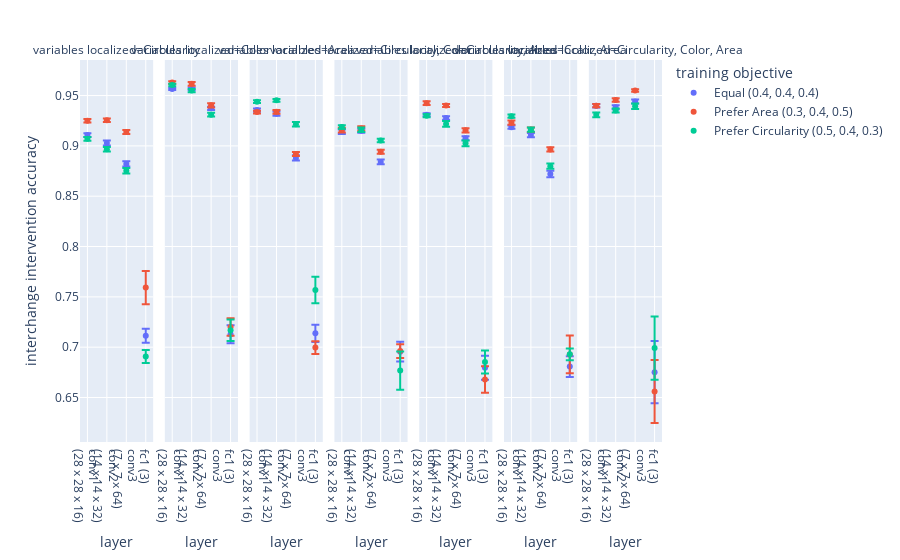

The notebook cell this image was saved under:
### Code cell
plot_df = df.groupby(['training objective', 'variables localized', 'layer'])['interchange intervention accuracy'].mean().reset_index()
plot_df['e'] = 1.96 * df.groupby(['training objective', 'variables localized', 'layer'])['interchange intervention accuracy'].sem().reset_index()['interchange intervention accuracy']

fig = px.scatter(plot_df, x='layer', y='interchange intervention accuracy', color='training objective', facet_col='variables localized', category_orders=category_orders, error_y='e')
fig.show()

### Figure 1 — Plotly figure (JSON) as saved in the notebook; plotly's stock layout.template omitted (floating-point values rounded to 4 significant figures)
{"data": [{"error_y": {"array": [0.001845, 0.002467, 0.002607, 0.006948]}, "hovertemplate": "training objective=Equal (0.4, 0.4, 0.4)<br>variables localized=Circularity<br>layer=%{x}<br>interchange intervention accuracy=%{y}<extra></extra>", "legendgroup": "Equal (0.4, 0.4, 0.4)", "marker": {"color": "#636efa", "symbol": "circle"}, "mode": "markers", "name": "Equal (0.4, 0.4, 0.4)", "orientation": "v", "showlegend": true, "type": "scatter", "x": ["conv1<br>(28 x 28 x 16)", "conv2<br>(14 x 14 x 32)", "conv3<br>(7 x 7 x 64)", "fc1 (3)"], "xaxis": "x", "y": [0.9107, 0.9028, 0.8821, 0.7113], "yaxis": "y"}, {"error_y": {"array": [0.001061, 0.001424, 0.001611, 0.008919]}, "hovertemplate": "training objective=Equal (0.4, 0.4, 0.4)<br>variables localized=Color<br>layer=%{x}<br>interchange intervention accuracy=%{y}<extra></extra>", "legendgroup": "Equal (0.4, 0.4, 0.4)", "marker": {"color": "#636efa", "symbol": "circle"}, "mode": "markers", "name": "Equal (0.4, 0.4, 0.4)", "orientation": "v", "showlegend": false, "type": "scatter", "x": ["conv1<br>(28 x 28 x 16)", "conv2<br>(14 x 14 x 32)", "conv3<br>(7 x 7 x 64)", "fc1 (3)"], "xaxis": "x2", "y": [0.9566, 0.9566, 0.9374, 0.7129], "yaxis": "y2"}, {"error_y": {"array": [0.001618, 0.002091, 0.002617, 0.008507]}, "hovertemplate": "training objective=Equal (0.4, 0.4, 0.4)<br>variables localized=Area<br>layer=%{x}<br>interchange intervention accuracy=%{y}<extra></extra>", "legendgroup": "Equal (0.4, 0.4, 0.4)", "marker": {"color": "#636efa", "symbol": "circle"}, "mode": "markers", "name": "Equal (0.4, 0.4, 0.4)", "orientation": "v", "showlegend": false, "type": "scatter", "x": ["conv1<br>(28 x 28 x 16)", "conv2<br>(14 x 14 x 32)", "conv3<br>(7 x 7 x 64)", "fc1 (3)"], "xaxis": "x3", "y": [0.9356, 0.932, 0.888, 0.7138], "yaxis": "y3"}, {"error_y": {"array": [0.002258, 0.002023, 0.002432, 0.009892]}, "hovertemplate": "training objective=Equal (0.4, 0.4, 0.4)<br>variables localized=Circularity, Color<br>layer=%{x}<br>interchange intervention accuracy=%{y}<extra></extra>", "legendgroup": "Equal (0.4, 0.4, 0.4)", "marker": {"color": "#636efa", "symbol": "circle"}, "mode": "markers", "name": "Equal (0.4, 0.4, 0.4)", "orientation": "v", "showlegend": false, "type": "scatter", "x": ["conv1<br>(28 x 28 x 16)", "conv2<br>(14 x 14 x 32)", "conv3<br>(7 x 7 x 64)", "fc1 (3)"], "xaxis": "x4", "y": [0.9141, 0.915, 0.8841, 0.6956], "yaxis": "y4"}, {"error_y": {"array": [0.001534, 0.001772, 0.002051, 0.0119]}, "hovertemplate": "training objective=Equal (0.4, 0.4, 0.4)<br>variables localized=Circularity, Area<br>layer=%{x}<br>interchange intervention accuracy=%{y}<extra></extra>", "legendgroup": "Equal (0.4, 0.4, 0.4)", "marker": {"color": "#636efa", "symbol": "circle"}, "mode": "markers", "name": "Equal (0.4, 0.4, 0.4)", "orientation": "v", "showlegend": false, "type": "scatter", "x": ["conv1<br>(28 x 28 x 16)", "conv2<br>(14 x 14 x 32)", "conv3<br>(7 x 7 x 64)", "fc1 (3)"], "xaxis": "x5", "y": [0.9309, 0.9277, 0.9076, 0.6795], "yaxis": "y5"}, {"error_y": {"array": [0.001572, 0.002114, 0.003228, 0.01026]}, "hovertemplate": "training objective=Equal (0.4, 0.4, 0.4)<br>variables localized=Color, Area<br>layer=%{x}<br>interchange intervention accuracy=%{y}<extra></extra>", "legendgroup": "Equal (0.4, 0.4, 0.4)", "marker": {"color": "#636efa", "symbol": "circle"}, "mode": "markers", "name": "Equal (0.4, 0.4, 0.4)", "orientation": "v", "showlegend": false, "type": "scatter", "x": ["conv1<br>(28 x 28 x 16)", "conv2<br>(14 x 14 x 32)", "conv3<br>(7 x 7 x 64)", "fc1 (3)"], "xaxis": "x6", "y": [0.9186, 0.9107, 0.8721, 0.6807], "yaxis": "y6"}, {"error_y": {"array": [0.001787, 0.001978, 0.00196, 0.03097]}, "hovertemplate": "training objective=Equal (0.4, 0.4, 0.4)<br>variables localized=Circularity, Color, Area<br>layer=%{x}<br>interchange intervention accuracy=%{y}<extra></extra>", "legendgroup": "Equal (0.4, 0.4, 0.4)", "marker": {"color": "#636efa", "symbol": "circle"}, "mode": "markers", "name": "Equal (0.4, 0.4, 0.4)", "orientation": "v", "showlegend": false, "type": "scatter", "x": ["conv1<br>(28 x 28 x 16)", "conv2<br>(14 x 14 x 32)", "conv3<br>(7 x 7 x 64)", "fc1 (3)"], "xaxis": "x7", "y": [0.9398, 0.9384, 0.944, 0.6751], "yaxis": "y7"}, {"error_y": {"array": [0.001799, 0.001697, 0.001952, 0.01654]}, "hovertemplate": "training objective=Prefer Area (0.3, 0.4, 0.5)<br>variables localized=Circularity<br>layer=%{x}<br>interchange intervention accuracy=%{y}<extra></extra>", "legendgroup": "Prefer Area (0.3, 0.4, 0.5)", "marker": {"color": "#EF553B", "symbol": "circle"}, "mode": "markers", "name": "Prefer Area (0.3, 0.4, 0.5)", "orientation": "v", "showlegend": true, "type": "scatter", "x": ["conv1<br>(28 x 28 x 16)", "conv2<br>(14 x 14 x 32)", "conv3<br>(7 x 7 x 64)", "fc1 (3)"], "xaxis": "x", "y": [0.925, 0.9254, 0.9137, 0.7592], "yaxis": "y"}, {"error_y": {"array": [0.001361, 0.00187, 0.00211, 0.008715]}, "hovertemplate": "training objective=Prefer Area (0.3, 0.4, 0.5)<br>variables localized=Color<br>layer=%{x}<br>interchange intervention accuracy=%{y}<extra></extra>", "legendgroup": "Prefer Area (0.3, 0.4, 0.5)", "marker": {"color": "#EF553B", "symbol": "circle"}, "mode": "markers", "name": "Prefer Area (0.3, 0.4, 0.5)", "orientation": "v", "showlegend": false, "type": "scatter", "x": ["conv1<br>(28 x 28 x 16)", "conv2<br>(14 x 14 x 32)", "conv3<br>(7 x 7 x 64)", "fc1 (3)"], "xaxis": "x2", "y": [0.963, 0.9617, 0.9403, 0.72], "yaxis": "y2"}, {"error_y": {"array": [0.001342, 0.001878, 0.001952, 0.006324]}, "hovertemplate": "training objective=Prefer Area (0.3, 0.4, 0.5)<br>variables localized=Area<br>layer=%{x}<br>interchange intervention accuracy=%{y}<extra></extra>", "legendgroup": "Prefer Area (0.3, 0.4, 0.5)", "marker": {"color": "#EF553B", "symbol": "circle"}, "mode": "markers", "name": "Prefer Area (0.3, 0.4, 0.5)", "orientation": "v", "showlegend": false, "type": "scatter", "x": ["conv1<br>(28 x 28 x 16)", "conv2<br>(14 x 14 x 32)", "conv3<br>(7 x 7 x 64)", "fc1 (3)"], "xaxis": "x3", "y": [0.9336, 0.9338, 0.8919, 0.6996], "yaxis": "y3"}, {"error_y": {"array": [0.002313, 0.002251, 0.00193, 0.006899]}, "hovertemplate": "training objective=Prefer Area (0.3, 0.4, 0.5)<br>variables localized=Circularity, Color<br>layer=%{x}<br>interchange intervention accuracy=%{y}<extra></extra>", "legendgroup": "Prefer Area (0.3, 0.4, 0.5)", "marker": {"color": "#EF553B", "symbol": "circle"}, "mode": "markers", "name": "Prefer Area (0.3, 0.4, 0.5)", "orientation": "v", "showlegend": false, "type": "scatter", "x": ["conv1<br>(28 x 28 x 16)", "conv2<br>(14 x 14 x 32)", "conv3<br>(7 x 7 x 64)", "fc1 (3)"], "xaxis": "x4", "y": [0.9157, 0.9173, 0.8942, 0.6961], "yaxis": "y4"}, {"error_y": {"array": [0.001846, 0.0015, 0.002207, 0.01316]}, "hovertemplate": "training objective=Prefer Area (0.3, 0.4, 0.5)<br>variables localized=Circularity, Area<br>layer=%{x}<br>interchange intervention accuracy=%{y}<extra></extra>", "legendgroup": "Prefer Area (0.3, 0.4, 0.5)", "marker": {"color": "#EF553B", "symbol": "circle"}, "mode": "markers", "name": "Prefer Area (0.3, 0.4, 0.5)", "orientation": "v", "showlegend": false, "type": "scatter", "x": ["conv1<br>(28 x 28 x 16)", "conv2<br>(14 x 14 x 32)", "conv3<br>(7 x 7 x 64)", "fc1 (3)"], "xaxis": "x5", "y": [0.9424, 0.9402, 0.9154, 0.6678], "yaxis": "y5"}, {"error_y": {"array": [0.002081, 0.00224, 0.002126, 0.01883]}, "hovertemplate": "training objective=Prefer Area (0.3, 0.4, 0.5)<br>variables localized=Color, Area<br>layer=%{x}<br>interchange intervention accuracy=%{y}<extra></extra>", "legendgroup": "Prefer Area (0.3, 0.4, 0.5)", "marker": {"color": "#EF553B", "symbol": "circle"}, "mode": "markers", "name": "Prefer Area (0.3, 0.4, 0.5)", "orientation": "v", "showlegend": false, "type": "scatter", "x": ["conv1<br>(28 x 28 x 16)", "conv2<br>(14 x 14 x 32)", "conv3<br>(7 x 7 x 64)", "fc1 (3)"], "xaxis": "x6", "y": [0.9231, 0.916, 0.8965, 0.6928], "yaxis": "y6"}, {"error_y": {"array": [0.001566, 0.001706, 0.001235, 0.03129]}, "hovertemplate": "training objective=Prefer Area (0.3, 0.4, 0.5)<br>variables localized=Circularity, Color, Area<br>layer=%{x}<br>interchange intervention accuracy=%{y}<extra></extra>", "legendgroup": "Prefer Area (0.3, 0.4, 0.5)", "marker": {"color": "#EF553B", "symbol": "circle"}, "mode": "markers", "name": "Prefer Area (0.3, 0.4, 0.5)", "orientation": "v", "showlegend": false, "type": "scatter", "x": ["conv1<br>(28 x 28 x 16)", "conv2<br>(14 x 14 x 32)", "conv3<br>(7 x 7 x 64)", "fc1 (3)"], "xaxis": "x7", "y": [0.94, 0.9455, 0.9549, 0.6561], "yaxis": "y7"}, {"error_y": {"array": [0.001869, 0.002257, 0.002701, 0.00642]}, "hovertemplate": "training objective=Prefer Circularity (0.5, 0.4, 0.3)<br>variables localized=Circularity<br>layer=%{x}<br>interchange intervention accuracy=%{y}<extra></extra>", "legendgroup": "Prefer Circularity (0.5, 0.4, 0.3)", "marker": {"color": "#00cc96", "symbol": "circle"}, "mode": "markers", "name": "Prefer Circularity (0.5, 0.4, 0.3)", "orientation": "v", "showlegend": true, "type": "scatter", "x": ["conv1<br>(28 x 28 x 16)", "conv2<br>(14 x 14 x 32)", "conv3<br>(7 x 7 x 64)", "fc1 (3)"], "xaxis": "x", "y": [0.907, 0.8966, 0.8754, 0.6908], "yaxis": "y"}, {"error_y": {"array": [0.001268, 0.001575, 0.00183, 0.01068]}, "hovertemplate": "training objective=Prefer Circularity (0.5, 0.4, 0.3)<br>variables localized=Color<br>layer=%{x}<br>interchange intervention accuracy=%{y}<extra></extra>", "legendgroup": "Prefer Circularity (0.5, 0.4, 0.3)", "marker": {"color": "#00cc96", "symbol": "circle"}, "mode": "markers", "name": "Prefer Circularity (0.5, 0.4, 0.3)", "orientation": "v", "showlegend": false, "type": "scatter", "x": ["conv1<br>(28 x 28 x 16)", "conv2<br>(14 x 14 x 32)", "conv3<br>(7 x 7 x 64)", "fc1 (3)"], "xaxis": "x2", "y": [0.9606, 0.955, 0.9311, 0.7167], "yaxis": "y2"}, {"error_y": {"array": [0.001304, 0.001458, 0.002264, 0.01309]}, "hovertemplate": "training objective=Prefer Circularity (0.5, 0.4, 0.3)<br>variables localized=Area<br>layer=%{x}<br>interchange intervention accuracy=%{y}<extra></extra>", "legendgroup": "Prefer Circularity (0.5, 0.4, 0.3)", "marker": {"color": "#00cc96", "symbol": "circle"}, "mode": "markers", "name": "Prefer Circularity (0.5, 0.4, 0.3)", "orientation": "v", "showlegend": false, "type": "scatter", "x": ["conv1<br>(28 x 28 x 16)", "conv2<br>(14 x 14 x 32)", "conv3<br>(7 x 7 x 64)", "fc1 (3)"], "xaxis": "x3", "y": [0.9439, 0.9452, 0.9215, 0.7568], "yaxis": "y3"}, {"error_y": {"array": [0.001733, 0.002273, 0.00179, 0.01889]}, "hovertemplate": "training objective=Prefer Circularity (0.5, 0.4, 0.3)<br>variables localized=Circularity, Color<br>layer=%{x}<br>interchange intervention accuracy=%{y}<extra></extra>", "legendgroup": "Prefer Circularity (0.5, 0.4, 0.3)", "marker": {"color": "#00cc96", "symbol": "circle"}, "mode": "markers", "name": "Prefer Circularity (0.5, 0.4, 0.3)", "orientation": "v", "showlegend": false, "type": "scatter", "x": ["conv1<br>(28 x 28 x 16)", "conv2<br>(14 x 14 x 32)", "conv3<br>(7 x 7 x 64)", "fc1 (3)"], "xaxis": "x4", "y": [0.9187, 0.9161, 0.9053, 0.6767], "yaxis": "y4"}, {"error_y": {"array": [0.001492, 0.002884, 0.002843, 0.01151]}, "hovertemplate": "training objective=Prefer Circularity (0.5, 0.4, 0.3)<br>variables localized=Circularity, Area<br>layer=%{x}<br>interchange intervention accuracy=%{y}<extra></extra>", "legendgroup": "Prefer Circularity (0.5, 0.4, 0.3)", "marker": {"color": "#00cc96", "symbol": "circle"}, "mode": "markers", "name": "Prefer Circularity (0.5, 0.4, 0.3)", "orientation": "v", "showlegend": false, "type": "scatter", "x": ["conv1<br>(28 x 28 x 16)", "conv2<br>(14 x 14 x 32)", "conv3<br>(7 x 7 x 64)", "fc1 (3)"], "xaxis": "x5", "y": [0.93, 0.9218, 0.9025, 0.6853], "yaxis": "y5"}, {"error_y": {"array": [0.00162, 0.002122, 0.00267, 0.005858]}, "hovertemplate": "training objective=Prefer Circularity (0.5, 0.4, 0.3)<br>variables localized=Color, Area<br>layer=%{x}<br>interchange intervention accuracy=%{y}<extra></extra>", "legendgroup": "Prefer Circularity (0.5, 0.4, 0.3)", "marker": {"color": "#00cc96", "symbol": "circle"}, "mode": "markers", "name": "Prefer Circularity (0.5, 0.4, 0.3)", "orientation": "v", "showlegend": false, "type": "scatter", "x": ["conv1<br>(28 x 28 x 16)", "conv2<br>(14 x 14 x 32)", "conv3<br>(7 x 7 x 64)", "fc1 (3)"], "xaxis": "x6", "y": [0.9295, 0.9161, 0.8798, 0.6929], "yaxis": "y6"}, {"error_y": {"array": [0.002364, 0.001955, 0.002697, 0.03148]}, "hovertemplate": "training objective=Prefer Circularity (0.5, 0.4, 0.3)<br>variables localized=Circularity, Color, Area<br>layer=%{x}<br>interchange intervention accuracy=%{y}<extra></extra>", "legendgroup": "Prefer Circularity (0.5, 0.4, 0.3)", "marker": {"color": "#00cc96", "symbol": "circle"}, "mode": "markers", "name": "Prefer Circularity (0.5, 0.4, 0.3)", "orientation": "v", "showlegend": false, "type": "scatter", "x": ["conv1<br>(28 x 28 x 16)", "conv2<br>(14 x 14 x 32)", "conv3<br>(7 x 7 x 64)", "fc1 (3)"], "xaxis": "x7", "y": [0.9309, 0.9351, 0.9394, 0.6991], "yaxis": "y7"}], "layout": {"annotations": [{"font": {}, "showarrow": false, "text": "variables localized=Circularity", "x": 0.06286, "xanchor": "center", "xref": "paper", "y": 1, "yanchor": "bottom", "yref": "paper"}, {"font": {}, "showarrow": false, "text": "variables localized=Color", "x": 0.2086, "xanchor": "center", "xref": "paper", "y": 1, "yanchor": "bottom", "yref": "paper"}, {"font": {}, "showarrow": false, "text": "variables localized=Area", "x": 0.3543, "xanchor": "center", "xref": "paper", "y": 1, "yanchor": "bottom", "yref": "paper"}, {"font": {}, "showarrow": false, "text": "variables localized=Circularity, Color", "x": 0.5, "xanchor": "center", "xref": "paper", "y": 1, "yanchor": "bottom", "yref": "paper"}, {"font": {}, "showarrow": false, "text": "variables localized=Circularity, Area", "x": 0.6457, "xanchor": "center", "xref": "paper", "y": 1, "yanchor": "bottom", "yref": "paper"}, {"font": {}, "showarrow": false, "text": "variables localized=Color, Area", "x": 0.7914, "xanchor": "center", "xref": "paper", "y": 1, "yanchor": "bottom", "yref": "paper"}, {"font": {}, "showarrow": false, "text": "variables localized=Circularity, Color, Area", "x": 0.9371, "xanchor": "center", "xref": "paper", "y": 1, "yanchor": "bottom", "yref": "paper"}], "legend": {"title": {"text": "training objective"}, "tracegroupgap": 0}, "margin": {"t": 60}, "xaxis": {"anchor": "y", "categoryarray": ["conv1<br>(28 x 28 x 16)", "conv2<br>(14 x 14 x 32)", "conv3<br>(7 x 7 x 64)", "fc1 (3)"], "categoryorder": "array", "domain": [0, 0.1257], "title": {"text": "layer"}}, "xaxis2": {"anchor": "y2", "categoryarray": ["conv1<br>(28 x 28 x 16)", "conv2<br>(14 x 14 x 32)", "conv3<br>(7 x 7 x 64)", "fc1 (3)"], "categoryorder": "array", "domain": [0.1457, 0.2714], "matches": "x", "title": {"text": "layer"}}, "xaxis3": {"anchor": "y3", "categoryarray": ["conv1<br>(28 x 28 x 16)", "conv2<br>(14 x 14 x 32)", "conv3<br>(7 x 7 x 64)", "fc1 (3)"], "categoryorder": "array", "domain": [0.2914, 0.4171], "matches": "x", "title": {"text": "layer"}}, "xaxis4": {"anchor": "y4", "categoryarray": ["conv1<br>(28 x 28 x 16)", "conv2<br>(14 x 14 x 32)", "conv3<br>(7 x 7 x 64)", "fc1 (3)"], "categoryorder": "array", "domain": [0.4371, 0.5629], "matches": "x", "title": {"text": "layer"}}, "xaxis5": {"anchor": "y5", "categoryarray": ["conv1<br>(28 x 28 x 16)", "conv2<br>(14 x 14 x 32)", "conv3<br>(7 x 7 x 64)", "fc1 (3)"], "categoryorder": "array", "domain": [0.5829, 0.7086], "matches": "x", "title": {"text": "layer"}}, "xaxis6": {"anchor": "y6", "categoryarray": ["conv1<br>(28 x 28 x 16)", "conv2<br>(14 x 14 x 32)", "conv3<br>(7 x 7 x 64)", "fc1 (3)"], "categoryorder": "array", "domain": [0.7286, 0.8543], "matches": "x", "title": {"text": "layer"}}, "xaxis7": {"anchor": "y7", "categoryarray": ["conv1<br>(28 x 28 x 16)", "conv2<br>(14 x 14 x 32)", "conv3<br>(7 x 7 x 64)", "fc1 (3)"], "categoryorder": "array", "domain": [0.8743, 1.0], "matches": "x", "title": {"text": "layer"}}, "yaxis": {"anchor": "x", "domain": [0, 1], "title": {"text": "interchange intervention accuracy"}}, "yaxis2": {"anchor": "x2", "domain": [0, 1], "matches": "y", "showticklabels": false}, "yaxis3": {"anchor": "x3", "domain": [0, 1], "matches": "y", "showticklabels": false}, "yaxis4": {"anchor": "x4", "domain": [0, 1], "matches": "y", "showticklabels": false}, "yaxis5": {"anchor": "x5", "domain": [0, 1], "matches": "y", "showticklabels": false}, "yaxis6": {"anchor": "x6", "domain": [0, 1], "matches": "y", "showticklabels": false}, "yaxis7": {"anchor": "x7", "domain": [0, 1], "matches": "y", "showticklabels": false}}}
